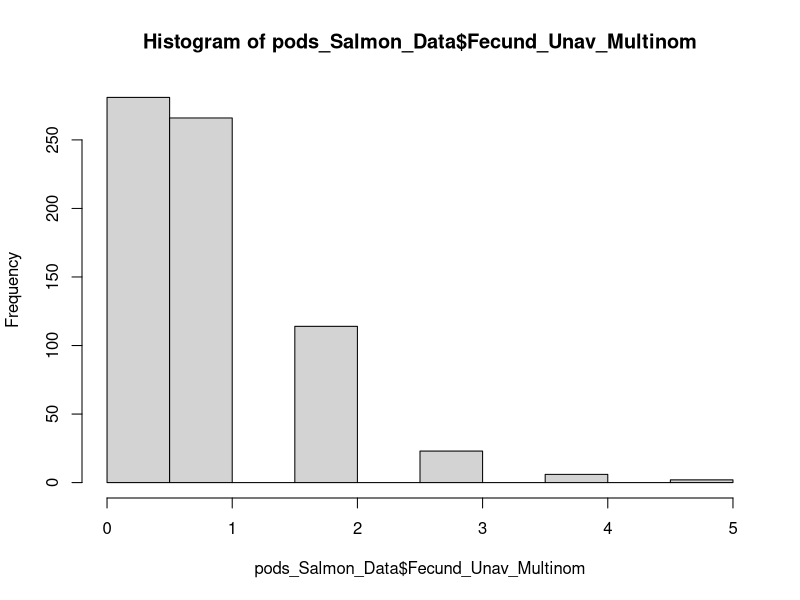
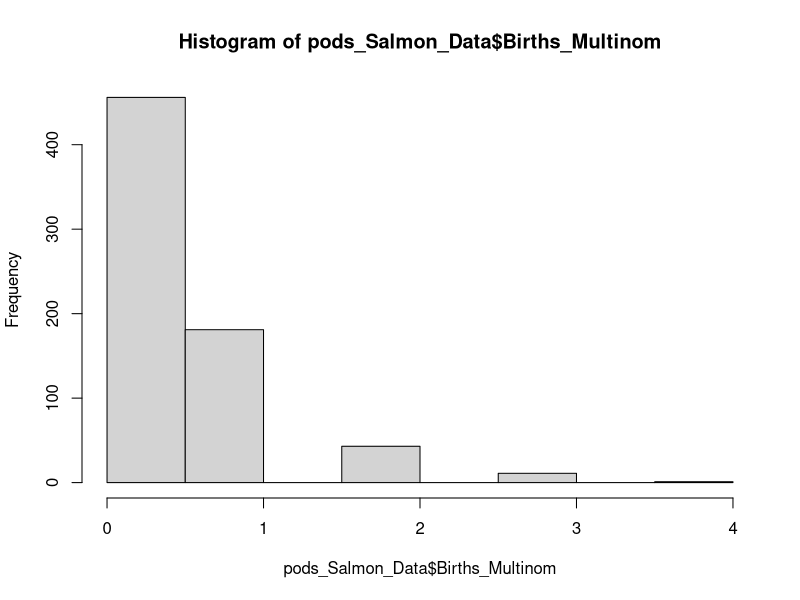
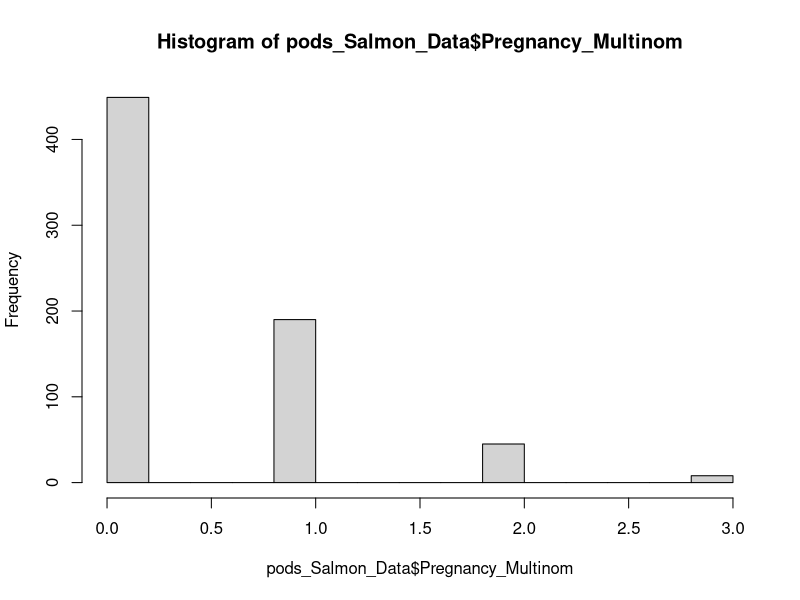
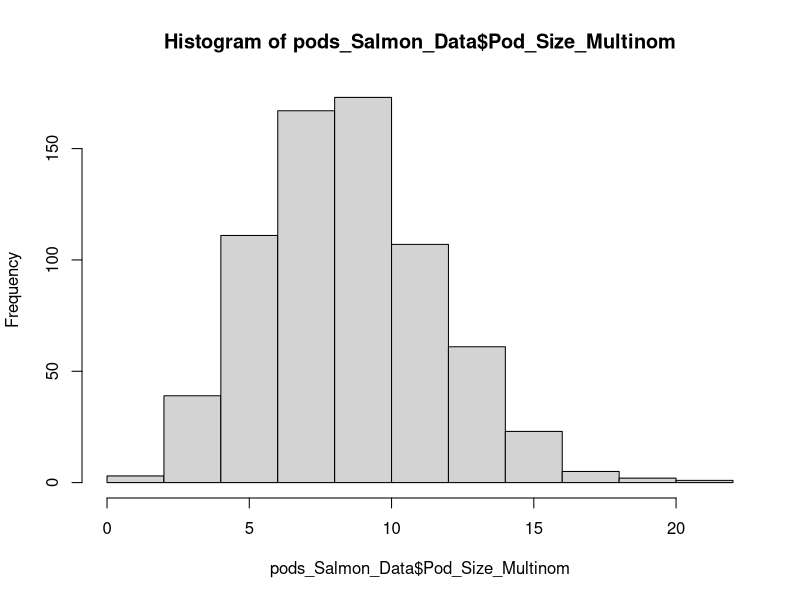
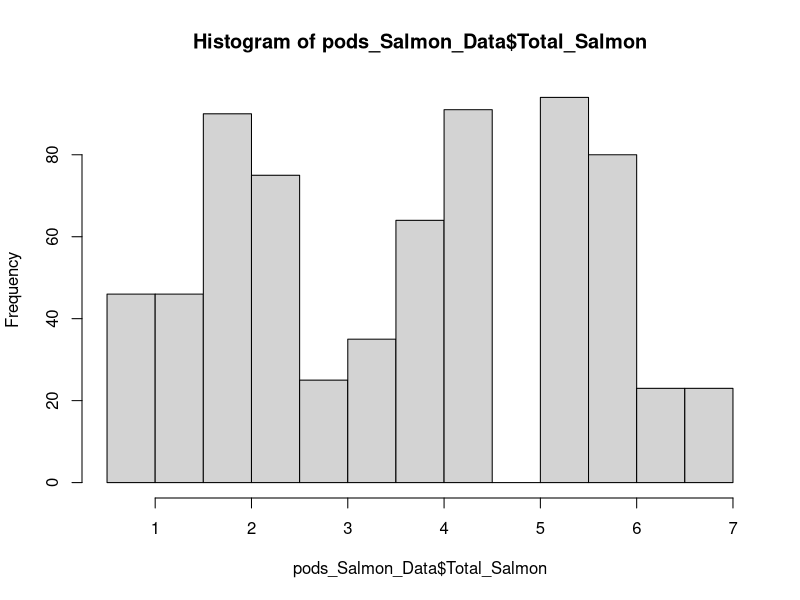

The R script that drew these images, in order:
## ---- chunk 1
library(tidyverse)
library(here)
library(lme4)
## ---- chunk 2
orcaCensus <- read.csv(here("NRKW Population 1.csv"))
#orcapop<-read.csv("C:/Users/Owner/Desktop/fall 23'/EEB 313/NRKW Population 1.csv")
## ---- chunk 3
years_measured<-(c(seq(1980,2010,1)))
#Numbers are in values of Millions of Fish
chum_generator <- function(){
  chum_density <- sample(x = seq(0.46,6.17,0.02), size = length(years_measured), replace = T) #choosing a random value between the range of 0.46 to 6.17, Replacing is True
  yearly_chum <- data.frame(years_measured, chum_density) #making data frame for each year and with the random density
    return(yearly_chum)
  }
  
#chum_generator()
## ---- chunk 4
#Numbers are in values of Millions of Fish
chinook_generator <- function(){
  chinook_density <- sample(x = seq(0.13,1.27,0.02), size = length(years_measured), replace = T) #choosing a random value between the range of 0.46 to 6.17, Replacing is True
  yearly_chinook <- data.frame(years_measured, chinook_density) #making data frame for each year and with the random density
    return(yearly_chinook)
  }
  
#chinook_generator()
## ---- chunk 5
salmon <- data.frame(chinook_generator(), chum_generator())

salmon_data<-salmon %>% 
  select(years_measured,chinook_density,chum_density) %>% 
  mutate(total_salmon = chinook_density + chum_density) 
## ---- chunk 6
# library(ggplot2)
#  
# ggplot(data = orcapop, aes(x = Females_fecund_available)) +
#   geom_histogram()
# 
# ggplot (data = orcapop, aes(x = Pregnancy_count)) +
#   geom_histogram()
# 
# #measure of lactating 
# 
# ggplot(data = orcapop, aes(x = Females_fecund_unavailable)) +
#   geom_histogram()
# 
# ggplot(data = orcapop, aes(x = Birth_count)) +
#   geom_histogram()
# 

## ---- chunk 7
#pods_Census_Data <- data.frame()
pods_List <- c(20,18,18,20,21,17,16,21,21,20,21,20,24,26,25,25,
               25,25,24,25,25,25,24,21,22,23,23,25,25,23,24)
# for(i in 1:31){
#   year <- i+1979
#   pods_Census_Data[i,1] <- year
#   pods_Census_Data[i,2] <- pods_List[i]
#   pods_Census_Data[i,3] <- (orcaCensus$Size_best[orcaCensus$YEAR==(year)]
#                             /pods_List[i])
#   pods_Census_Data[i,4] <- 
#     (orcaCensus$Females_fecund_unavailable[orcaCensus$YEAR==(year)]
#                             /pods_List[i])
# }
# colnames(pods_Census_Data) <- c("Year", "Pod_Count", 
#                                 "Avg_Orcas_Per_Pod", "Avg_Fecund_Unav_Per_Pod")

pods_Data <- data.frame() # create a data frame to hold the estimated pod data
x <- 1
i <- 1
while(x < 692){
  year <- i+1979
  pods_Data[c(x:((x-1)+pods_List[i])),1] <- year # add the year for each row
  pods_Data[c(x:((x-1)+pods_List[i])),2] <- c(1:pods_List[i]) #add a pod number
  x <- x+pods_List[i]
  i <- i+1
}

colnames(pods_Data) <- c("Year", "Pod_Num")

pod_Multinom_Sizes <- data.frame()
n <- 31
for(i in 1:n){ #generate pod sizes
  year <- i+1979
  s_Total <- orcaCensus$Size_best[orcaCensus$YEAR==year]
  s_Fecund_Unav <- orcaCensus$Females_fecund_unavailable[orcaCensus$YEAR==year]
  s_Births <- orcaCensus$Birth_count[orcaCensus$YEAR==year]
  s_Pregnancy <- orcaCensus$Pregnancy_count[orcaCensus$YEAR==year]
  
  size_Pod <- rmultinom(1, size = s_Total, 
                        prob = rep(1,pods_List[i]))
  size_Fecund_Unav_Pod <- rmultinom(1, size = s_Fecund_Unav, 
                                    prob = rep(1,pods_List[i]))
  size_Births_Pod <- rmultinom(1, size = s_Births, 
                                    prob = rep(1,pods_List[i]))
  size_Pregnancy_Pod <- rmultinom(1, size = s_Pregnancy, 
                                    prob = rep(1,pods_List[i]))
  
  pod_size_by_group <- data.frame(year, size_Pod, size_Fecund_Unav_Pod, 
                                  size_Births_Pod, size_Pregnancy_Pod)
  
  pod_Multinom_Sizes <- rbind(pod_Multinom_Sizes, pod_size_by_group)
}

pods_Data <- pods_Data %>% mutate(Pod_Size_Multinom = 
                                    pod_Multinom_Sizes$size_Pod)
pods_Data <- pods_Data %>% mutate(Fecund_Unav_Multinom = 
                                    pod_Multinom_Sizes$size_Fecund_Unav_Pod)
pods_Data <- pods_Data %>% mutate(Births_Multinom = 
                                    pod_Multinom_Sizes$size_Births_Pod)
pods_Data <- pods_Data %>% mutate(Pregnancy_Multinom = 
                                    pod_Multinom_Sizes$size_Pregnancy_Pod)
## ---- chunk 8
rep_salmon_data <- data.frame(chinook_density = c(), 
                                chum_density = c(), 
                                total_salmon = c())
  
x <- 1
i <- 1
while(x < 692){
  rep_salmon_data[c(x:((x-1)+pods_List[i])),1] <- salmon_data[i,2]
  rep_salmon_data[c(x:((x-1)+pods_List[i])),2] <- salmon_data[i,3]
  rep_salmon_data[c(x:((x-1)+pods_List[i])),3] <- salmon_data[i,4]
  x <- x+pods_List[i] #increase rows in repeated salmon data
  i <- i+1 #increase row in salmon data
}
rep_salmon_data <- rep_salmon_data[-c(693),]
colnames(rep_salmon_data) <- c("chinook_abundance", "chum_abundance", "total_salmon")


pods_Salmon_Data <- pods_Data %>% 
  mutate(Chinook_Abundance = rep_salmon_data$chinook_abundance)

pods_Salmon_Data <- pods_Salmon_Data %>% 
  mutate(Chum_Abundance = rep_salmon_data$chum_abundance)

pods_Salmon_Data <- pods_Salmon_Data %>% 
  mutate(Total_Salmon = rep_salmon_data$total_salmon)
## ---- chunk 9
hist(pods_Salmon_Data$Fecund_Unav_Multinom)
hist(pods_Salmon_Data$Births_Multinom)
hist(pods_Salmon_Data$Pregnancy_Multinom)
hist(pods_Salmon_Data$Pod_Size_Multinom)
hist(pods_Salmon_Data$Total_Salmon)
# Fecundity unavialable, births, pregnancy is not normal, so GLMM
## ---- chunk 10
pod_Fecund_Unav_Model <- glmer(Fecund_Unav_Multinom~Total_Salmon+Pod_Size_Multinom+
                   (1|Pod_Num)+(1|Year), 
                 family = poisson, pods_Salmon_Data)
summary(pod_Fecund_Unav_Model)

pod_Births_Model <- glmer(Births_Multinom~Total_Salmon+Pod_Size_Multinom+
                   (1|Pod_Num)+(1|Year), 
                 family = poisson, pods_Salmon_Data)
summary(pod_Births_Model)

pod_Pregnancy_Model <- glmer(Pregnancy_Multinom~Total_Salmon+Pod_Size_Multinom+
                   (1|Pod_Num)+(1|Year), 
                 family = poisson, pods_Salmon_Data)
summary(pod_Pregnancy_Model)
## ---- chunk 11
by_Year_Salmon <- orcaCensus %>% filter(YEAR >= 1980 & YEAR <= 2010)
by_Year_Salmon <- by_Year_Salmon %>% select(YEAR, Size_best, 
                                            Females_fecund_unavailable, 
                                            Birth_count, Pregnancy_count)
by_Year_Salmon <- by_Year_Salmon %>% mutate(chinook_abundance = 
                                              salmon_data$chinook_density)
by_Year_Salmon <- by_Year_Salmon %>% mutate(chum_abundance = 
                                              salmon_data$chum_density)
by_Year_Salmon <- by_Year_Salmon %>% mutate(total_salmon = 
                                              salmon_data$total_salmon)

pop_Fecund_Unav_Model <- glmer(Females_fecund_unavailable~total_salmon+
                                 Size_best+(1|YEAR), 
                 family = poisson, by_Year_Salmon)
summary(pop_Fecund_Unav_Model)

pop_Births_Model <- glmer(Birth_count~total_salmon+
                            Size_best+(1|YEAR), 
                 family = poisson, by_Year_Salmon)
summary(pop_Births_Model)

pop_Pregnancy_Model <- glmer(Pregnancy_count~total_salmon+
                            Size_best+(1|YEAR), 
                 family = poisson, by_Year_Salmon)
summary(pop_Pregnancy_Model)
